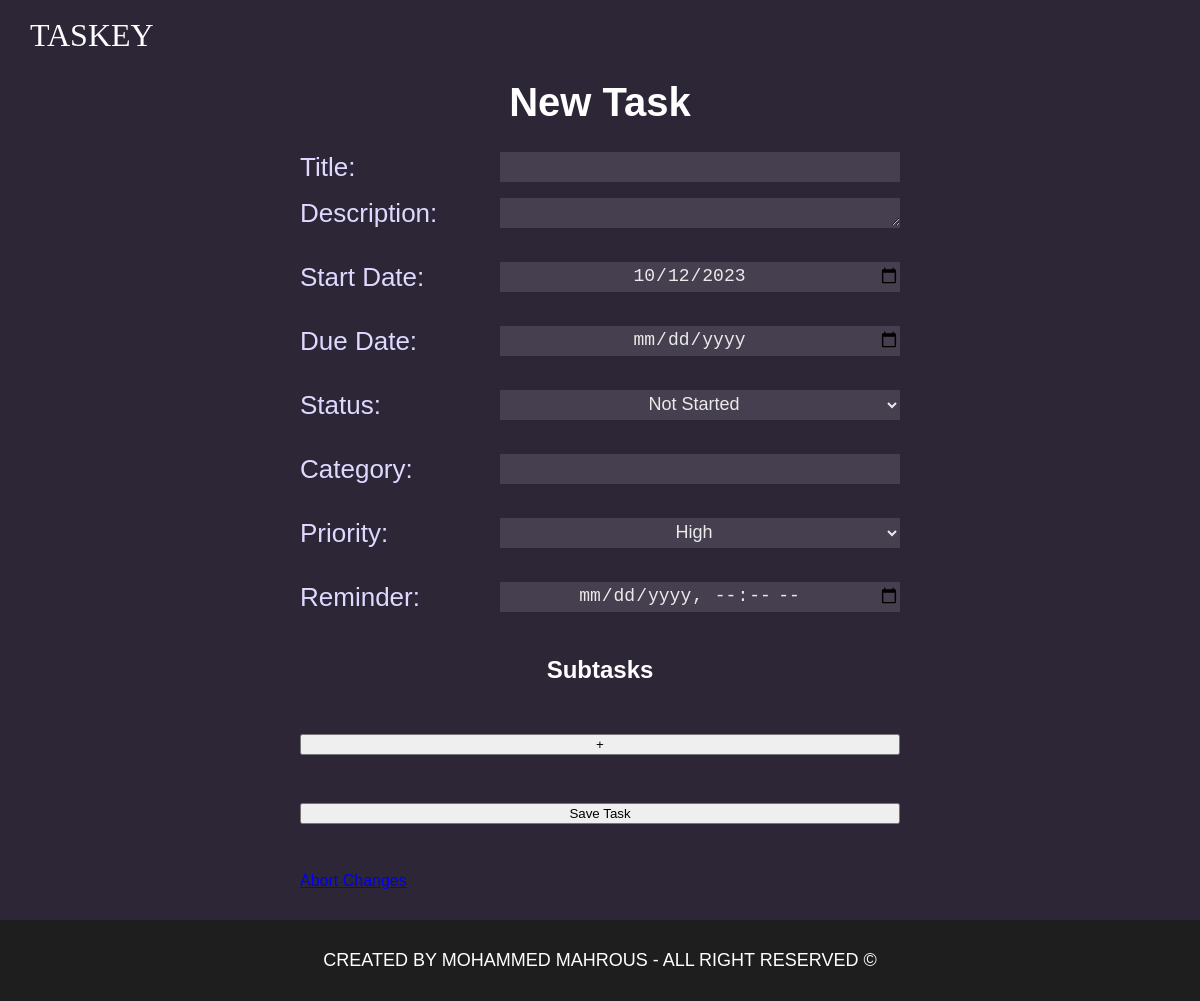
Page /task/11 on the earlier database version.
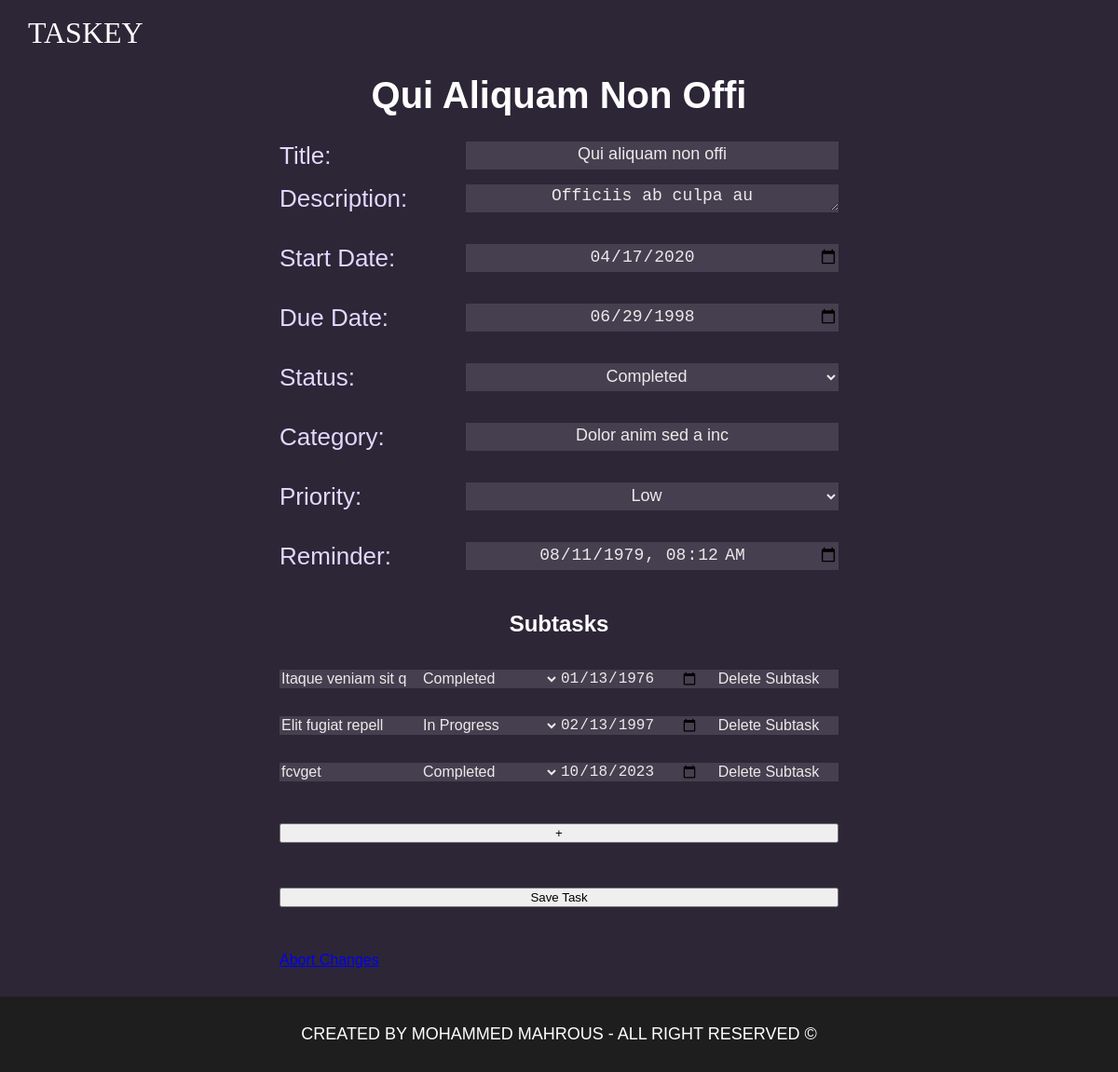
Same page on the later database version.
### tables this page shows
CREATE TABLE Task (
            ID INTEGER PRIMARY KEY AUTOINCREMENT,
            Title TEXT NOT NULL,
            Description TEXT,
            DueDate TEXT,
            Status TEXT NOT NULL,
            Category TEXT,
            Priority INTEGER,
            Reminder TEXT,
            StartDate DATE DEFAULT CURRENT_DATE
        );

CREATE TABLE SubTask (
            ID INTEGER PRIMARY KEY AUTOINCREMENT,
            Title TEXT NOT NULL,
            Status TEXT NOT NULL,
            DueDate TEXT,
            TaskID INTEGER,
            FOREIGN KEY(TaskID) REFERENCES Task(ID)
        );

### app.py (the view)
@app.route('/task/<int:task_id>')
def task_screen(task_id):
    conn = get_db_connection()
    task = conn.execute('SELECT * FROM Task WHERE ID = ?',
                        (task_id,)).fetchone()
    today = date.today()
    subtasks = []
    if task:
        subtasks = conn.execute(
            'SELECT * FROM SubTask WHERE TaskID = ?', (task_id,)).fetchall()
    conn.close()
    return render_template('task.html', task=task, subtasks=subtasks, today=today)

### app.py (called while the page is built)
def get_db_connection():
    conn = sqlite3.connect('tasks.db')
    conn.row_factory = sqlite3.Row
    return conn

### templates/task.html (shortened to what this page needs)
<!DOCTYPE html>
<html lang="en">
<head>
    <link rel="stylesheet" href="../static/css/style.css">
</head>
<body class="task_page">
    <header>
        <nav>
            <div class="logo">
                <a href="\">Taskey</a>
            </div>
        </nav>
    </header>
    <main>
        <h1>{{ task.Title if task else 'New Task' }}</h1>
        <form method="POST" action="{{ url_for('save_task', task_id=task.ID if task else 0) }}">
            <div class="input_container">
                <label for="title">Title:</label>
                <input type="text" name="title" value="{{ task.Title if task else '' }}" required>
            </div>
            <div class="input_container">
                <label for="description">Description:</label>
                <textarea name="description">{{ task.Description if task else '' }}</textarea><br>
            </div>
            <div class="input_container">
                <label for="start_date">Start Date:</label>
                <input id="start_date" type="date" name="start_date" value="{{task.StartDate if task else today}}"><br>
            </div>
            <div class="input_container">
                <label for="due_date">Due Date:</label>
                <input type="date" name="due_date" value="{{ task.DueDate if task else '' }}"><br>
            </div>
            <div class="input_container">
                <label for="status">Status:</label>
                <select name="status">
                    <option value="Not Started" {% if task and task.Status=='Not Started' %}selected{% endif %}>Not
                        Started
                    </option>
                    <option value="Completed" {% if task and task.Status=='Completed' %}selected{% endif %}>Completed
                    </option>
                </select><br>
            </div>
            <div class="input_container">
                <label for="category">Category:</label>
                <input type="text" id="category" name="category" value="{{ task.Category if task else '' }}"><br>
            </div>
            <div class="input_container">
                <label for="priority">Priority:</label>
                <select id="priority" name="priority">
                    <option value="1" {{ 'selected' if task and task.Priority==1 }}>High</option>
                    <option value="3" {{ 'selected' if task and task.Priority==3 }}>Low</option>
                </select><br>
            </div>
            <div class="input_container">
                <label for="reminder">Reminder:</label>
                <input type="datetime-local" id="reminder" name="reminder"
                    value="{{ task.Reminder if task else '' }}"><br>
            </div>
            <h2>Subtasks</h2>
            <div id="subtasks">
                {% for subtask in subtasks %}
                <div class="subtask">
                    <input type="text" name="subtask_title_{{ loop.index }}" value="{{ subtask.Title }}" required>
                    <select name="subtask_status_{{ loop.index }}">
                        <option value="In Progress" {% if subtask.Status=='In Progress' %}selected{% endif %}>In
                            Progress
                        </option>
                        <option value="Completed" {% if subtask.Status=='Completed' %}selected{% endif %}>
                            Completed
                        </option>
                    </select>
                    <input type="date" name="subtask_due_date_{{ loop.index }}" value="{{ subtask.DueDate }}">
                    <button type="button" class="delete_subtask" data-subtask-id="{{ subtask.ID }}">Delete
                        Subtask</button><br><br>
                </div>
                {% endfor %}
            </div>
            <button type="button" id="add_subtask">+</button><br>
            <input type="submit" value="Save Task"><br>
            <a href="{{ url_for('main_screen') }}">Abort Changes</a>
        </form>
    </main>
    <footer>
        created by mohammed mahrous - all right reserved ©
    </footer>
</body>
</html>

### static/css/style.css (style rules this page uses)
* { box-sizing: border-box; }
body { font-family: Arial, sans-serif; background-color: #2D2637; margin: 0 auto; }
header { height: 70px; }
nav { width: 100%; height: 70px; margin: 0 auto; padding: 10px 30px; flex-shrink: 0; position: fixed; display: flex; justify-content: space-between; align-items: center; background-color: #2D2637; }
nav .logo, nav .logo a { text-decoration: none; color: #FFF; text-align: center; font-family: Outfit; font-size: 32px; font-style: normal; font-weight: 400; line-height: normal; text-transform: uppercase; }
footer { width: 100%; margin-top: 30px; padding: 30px 0; text-align: center; background-color: #1E1E1E; color: #FFF; font-size: 18px; font-style: normal; font-weight: 400; line-height: normal; text-transform: lowercase; text-transform: uppercase; }
.task_page main>h1, .task_page main form>h2 { text-align: center; color: white; margin-top: 10px; text-transform: capitalize; }
.task_page main>h1 { font-size: 40px; }
.task_page main form { margin: 0 auto; width: 50%; display: flex; flex-direction: column; gap: 15px; }
.task_page .input_container { display: grid; grid-template-columns: 200px 1fr; }
.task_page .input_container label { color: #dfd9ff; font-size: 26px; font-style: normal; font-weight: 400; line-height: normal; text-transform: capitalize; }
.task_page .input_container input, .task_page .input_container textarea, .task_page .input_container select { height: 30px; background-color: #463F4F; border: none; text-align: center; color: #eaeaea; font-size: 18px; outline: none; border-bottom: 2px transparent solid; }
#subtasks .subtask { display: grid; grid-template-columns: repeat(4, 25%); height: 50px; }
.subtask * { background-color: #463F4F; border: none; outline: none; height: 100%; color: #eaeaea; transition: 0.5s; font-size: 16px; }

Differences in the rows shown:
added Task: Title "Qui Aliquam Non Offi", title "Qui aliquam non offi", description "Officiis ab culpa au", start_date "04/17/2020", due_date "06/29/1998", status "Completed", category "Dolor anim sed a inc", reminder "08/11/1979 08:12"
added SubTask: Title "Itaque veniam sit q", Status "Completed", DueDate "01/13/1976"
added SubTask: Title "Elit fugiat repell", Status "In Progress", DueDate "02/13/1997"
added SubTask: Title "fcvget", Status "Completed", DueDate "10/18/2023"
Other differences:
form field priority: "High" → "Low"
{{ task.Title if task else 'New Task' }}: "New Task" → (not shown)
form field start_date: "10/12/2023" → (not shown)
form field status: "Not Started" → (not shown)
